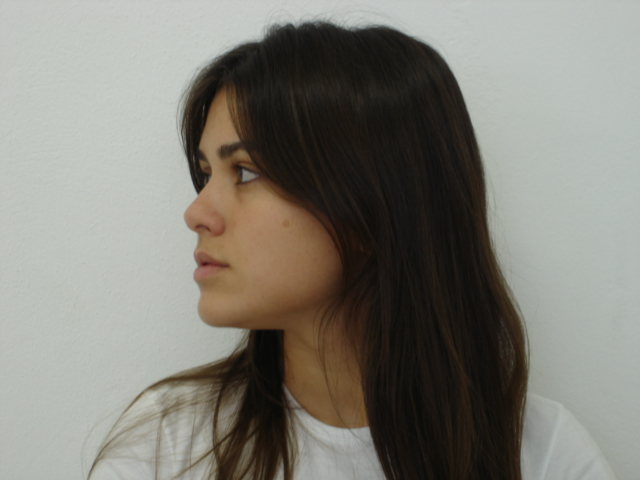
#> input picture HW2/images/145-01.jpg, 640 x 480 px, given in place of 145-11.jpg, which was not available
$ python task1.py
#> lines starting #> are read from the running program, lines starting #| are printed output that depends on the picture; after the words box and inside, x2 and y2 are one past the last pixel; in counts of white or black regions, pixels touching at a corner belong together; pictures that were not available may be replaced by others from this repository, and a replacement may not be noted
import cv2
import numpy as np
from data import files

def main():
    # Load the image
    for filename in files:
        processImage(filename)

def processImage(filename):
#> called with filename = '145-11'
    image_path = f"images/{filename}.jpg"
    image = cv2.imread(image_path)
#> image is the input picture: shape (480, 640, 3); mean B, G, R 118.4, 126.5, 128.6
    if image is None:
        raise ValueError("Image not found at the specified path.")

    # Convert BGR (OpenCV's default) to RGB
    img_rgb = cv2.cvtColor(image, cv2.COLOR_BGR2RGB)

    # Convert RGB to HSB (Hue, Saturation, Brightness)
    hsv_image = cv2.cvtColor(img_rgb, cv2.COLOR_RGB2HSV)
#> hsv_image: shape (480, 640, 3); mean H, S, V 39.5, 44.2, 131.2

    h, s, v = cv2.split(hsv_image)
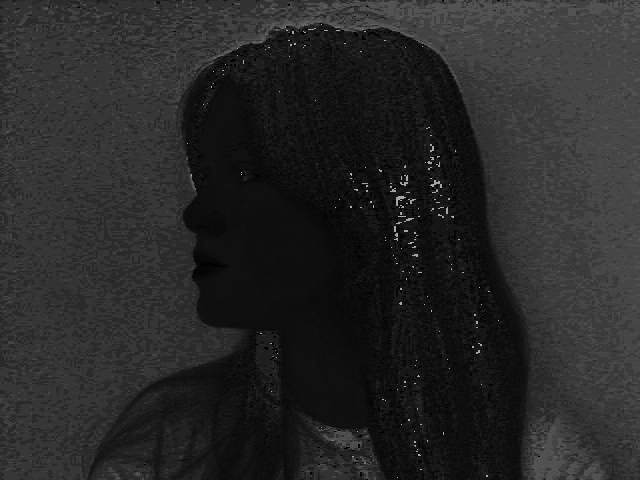
#> h: shape (480, 640); min 0, max 177, mean 39.5
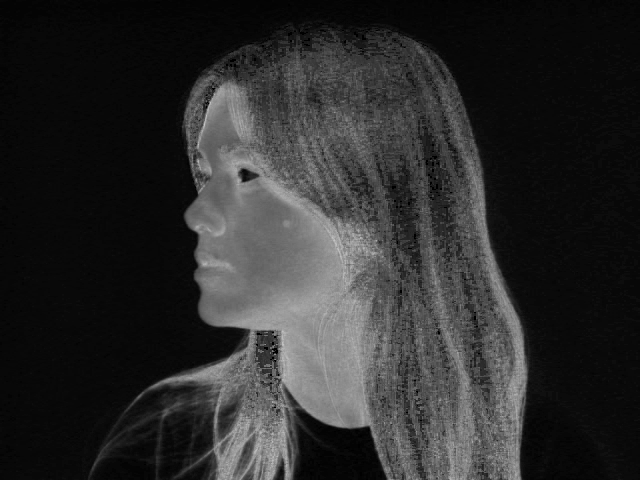
#> s: shape (480, 640); min 0, max 197, mean 44.2
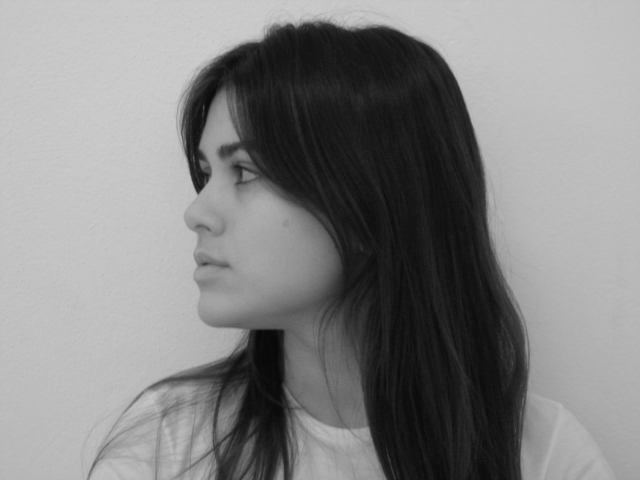
#> v: shape (480, 640); min 6, max 206, mean 131.2

    # Compute normalized saturation * brightness (S * V)
    sv = np.uint8(np.clip((s.astype(float) / 255.0) * (v.astype(float) / 255.0) * 255.0, 0, 255))
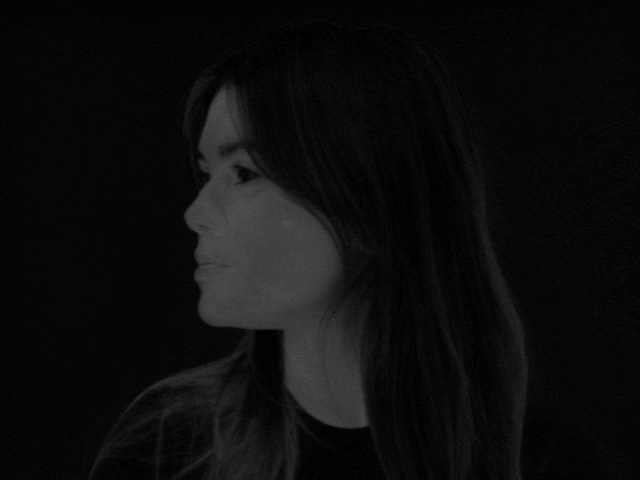
#> sv: shape (480, 640); min 0, max 81, mean 12.7

    # Apply the threshold
    binary_mask = np.zeros_like(h, dtype=np.uint8)
    binary_mask[(h >= 3) & (h <= 24) & (sv >= 40) & (sv <= 80)] = 255


    # Save or display the results
    cv2.imwrite(f"temp/{filename}.jpg", binary_mask)  # Save the image
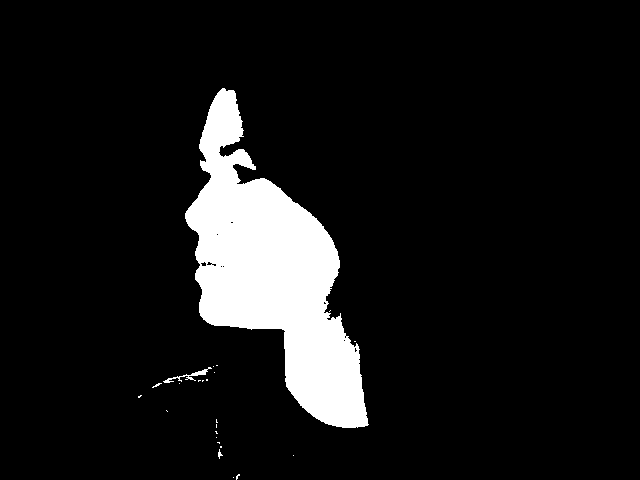
#> saved as 145-11.jpg: shape (480, 640); 9.2% white; 24 white regions (21 under 20 px), largest, box (x1, y1, x2, y2) and area: (185, 88, 369, 428) 28039, (163, 367, 212, 383) 159, (218, 449, 223, 459) 22
#> pass 2 of the loop in main, `for filename in files:`:
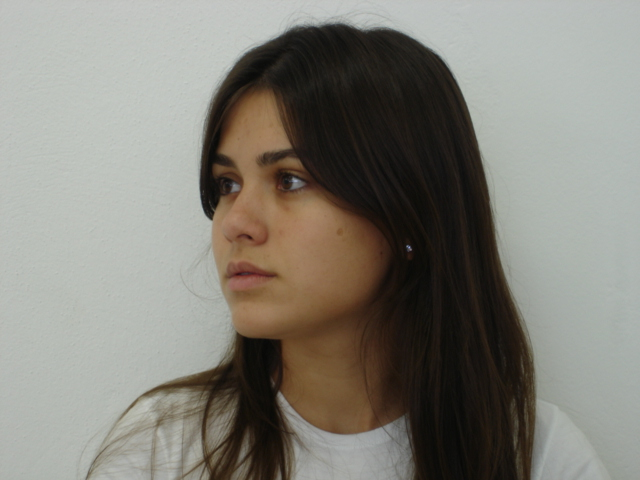
#> input picture HW2/images/145-02.jpg, 640 x 480 px, given in place of 146-11.jpg, which was not available
#> in processImage, image is the input picture: shape (480, 640, 3); mean B, G, R 119.9, 128.3, 130.8
#> hsv_image: shape (480, 640, 3); mean H, S, V 41.1, 44.3, 133.7
#> in processImage (call 2), `h, s, v = cv2.split(hsv_image)`:
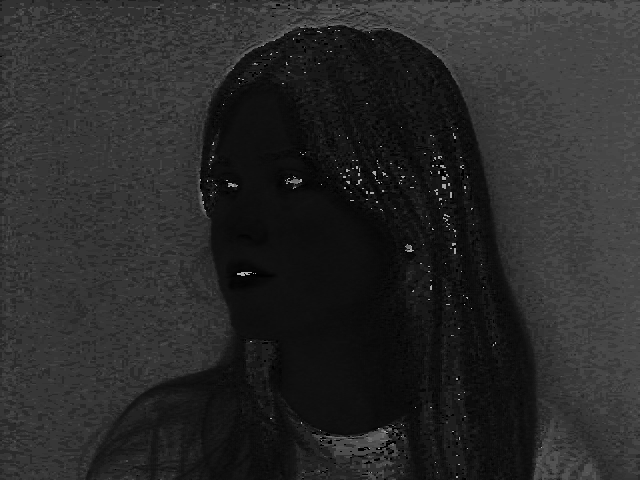
#> h: shape (480, 640); min 0, max 179, mean 41.1
#> in processImage (call 2), `cv2.imwrite(f"temp/{filename}.jpg", binary_mask)`:
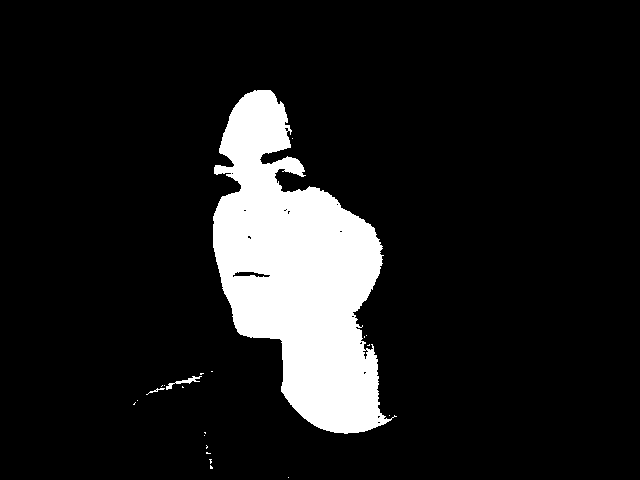
#> saved as 146-11.jpg: shape (480, 640); 11.4% white; 22 white regions (19 under 20 px), largest, box (x1, y1, x2, y2) and area: (213, 90, 397, 434) 34705, (166, 376, 202, 390) 124, (146, 388, 165, 395) 32

#> (the run stopped early here; a loop or call above may not have finished)
